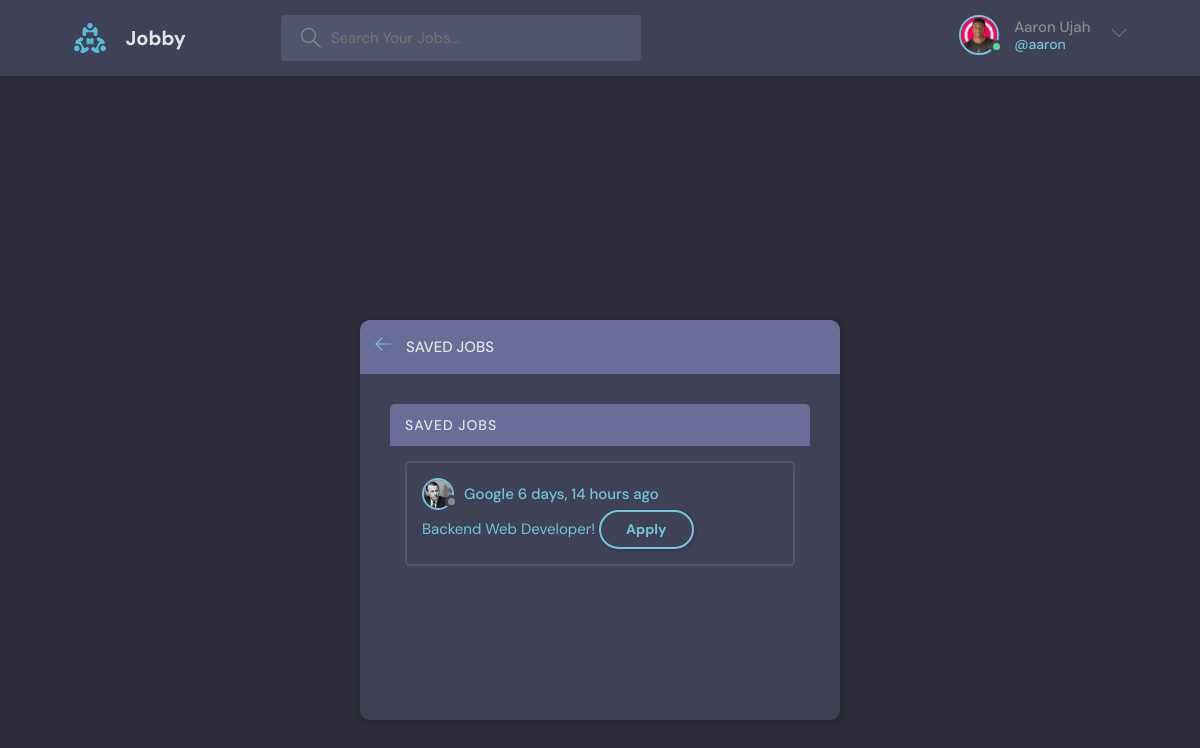
The app's page /saved/ (signed in) with its own data.
### myjob/models.py (models this page shows, shortened)
class User(AbstractUser):
    name = models.CharField(max_length = 200, null=True, blank=True)
    email = models.EmailField(unique=True, null=True)
    username = models.CharField(max_length = 200, unique=True, null=True)
    bio = models.TextField(null=True, blank=True)
    interest_one = models.CharField(max_length=200, null=True, blank=True)
    interest_two = models.CharField(max_length=200, null=True, blank=True)
    interest_three = models.CharField(max_length=200, null=True, blank=True)
    avatar = models.ImageField(null=True, default="avatar.svg", blank=True)
    USERNAME_FIELD = 'email'
    REQUIRED_FIELDS = []

class Job(models.Model):
    client = models.ForeignKey(User, on_delete=models.CASCADE)
    industry = models.CharField(max_length=200, null=True)
    company = models.ForeignKey(Company, on_delete=models.CASCADE)
    name = models.CharField(max_length=200)
    description = models.TextField(null=True, blank=True)
    information = models.TextField()
    location = models.CharField(max_length=200)
    link = models.URLField(max_length=200, null=True)
    saved = models.BooleanField(default=False)
    updated = models.DateTimeField(auto_now=True)
    created = models.DateTimeField(auto_now_add=True)
    deleted = models.BooleanField(default=False)
    class Meta:
        ordering = ['-updated', '-created']

class Company(models.Model):
    user = models.ForeignKey(User, on_delete=models.CASCADE, null=True)
    name = models.CharField(max_length=200)
    website = models.URLField(max_length=200)
    logo = models.ImageField(null=True, default="avatar.svg", blank=True)
    updated = models.DateTimeField(auto_now=True)
    created = models.DateTimeField(auto_now_add=True)
    class Meta:
        ordering = ['-updated', '-created']

### myjob/views.py (the view)
# urls.py: path('saved/', views.savedPage, name='saved'),
@login_required(login_url='login')
def savedPage(request):
    user = User.objects.get(id=request.user.id)
    jobs = user.job_set.all()
    saves = jobs.filter(saved=True)
    return render(request, 'myjob/saved.html', {'saves': saves})

### myjob/templates/myjob/saved.html
{% extends 'main.html' %}
{% block content %}
<main class="layout">
  <div class="container">
    <div class="layout__box">
      <div class="layout__boxHeader">
        <div class="layout__boxTitle">
          <a href="{% url 'home' %}">
            <svg version="1.1" xmlns="http://www.w3.org/2000/svg" width="32" height="32" viewBox="0 0 32 32">
              <title>arrow-left</title>
              <path
                d="M13.723 2.286l-13.723 13.714 13.719 13.714 1.616-1.611-10.96-10.96h27.625v-2.286h-27.625l10.965-10.965-1.616-1.607z"
              ></path>
            </svg>
          </a>
          <h3>Saved Jobs</h3>
        </div>
      </div>
      <div class="activities-page layout__body">
        {% include 'myjob/saved_component.html' %}
      </div>
    </div>
  </div>
</main>
{% endblock content %}

### templates/navbar.html (shortened to what this page needs)
{% load static %}
<header class="header header--loggedIn">
    <div class="container">
      <a href="{% url 'home' %}" class="header__logo">
        <img src="{% static 'images/logo.svg' %}" />
        <h1>Jobby</h1>
      </a>
      <form class="header__search" method="GET" action="{% url 'home' %}">
        <label>
          <input name="q" placeholder="Search Your Jobs..." />
        </label>
      </form>
      <nav class="header__menu">
        {% if request.user.is_authenticated %}
        <div class="header__user">
            <a href="{% url 'user-profile' %}">
                <div class="avatar avatar--medium active">
                <img src="{{request.user.avatar.url}}" />
                </div>
                <p>{{request.user.name}} <span>@{{request.user.username}}</span></p>
            </a>
          <button class="dropdown-button">
            <svg version="1.1" xmlns="http://www.w3.org/2000/svg" width="32" height="32" viewBox="0 0 32 32">
              <title>chevron-down</title>
              <path d="M16 21l-13-13h-3l16 16 16-16h-3l-13 13z"></path>
            </svg>
          </button>
        </div>
        {% else %}
        <a href="{% url 'login' %}">
          <img src="{% static 'images/avatar.svg' %}" />
          <p>Login</p>
        </a>
        {% endif %}
      </nav>
    </div>
</header>

### myjob/templates/myjob/saved_component.html (shortened to what this page needs)
<div class="activities">
    <div class="activities__header">
    <h2>Saved Jobs</h2>
    </div>
    {% if saves.count != 0 %}
        {% for save in saves %}
        <div class="activities__box">
            <div class="activities__boxHeader roomListRoom__header">
                <a href="{% url 'home' %}?q={{job.company.name}}" class="roomListRoom__author">
                <div class="avatar avatar--small">
                    <img src="{{save.company.logo.url}}" />
                </div>
                <p>
                    {{save.company.name}}
                    <span>{{save.updated|timesince}} ago</span>
                </p>
                </a>
            </div>
            <div class="activities__boxContent">
                <a href="{% url 'job' save.id %}">{{save.name}}!</a>
                <a href="{{save.link}}" class="btn btn--main btn--pill">Apply</a>
            </div>
        </div>
        {% endfor %}
    {% else %}
        <div class="activities__header">
            <h3 style="margin:10px ;">You have not Saved any Job. Save a Job to see it here</h3>
        </div>
    {% endif %}
</div>

### records on screen
User: user.avatar (picture), user.name "Aaron Ujah", user.username "aaron"
Job: company.logo (picture), company.name "Google", updated "6 days, 14 hours", name "Backend Web Developer"
